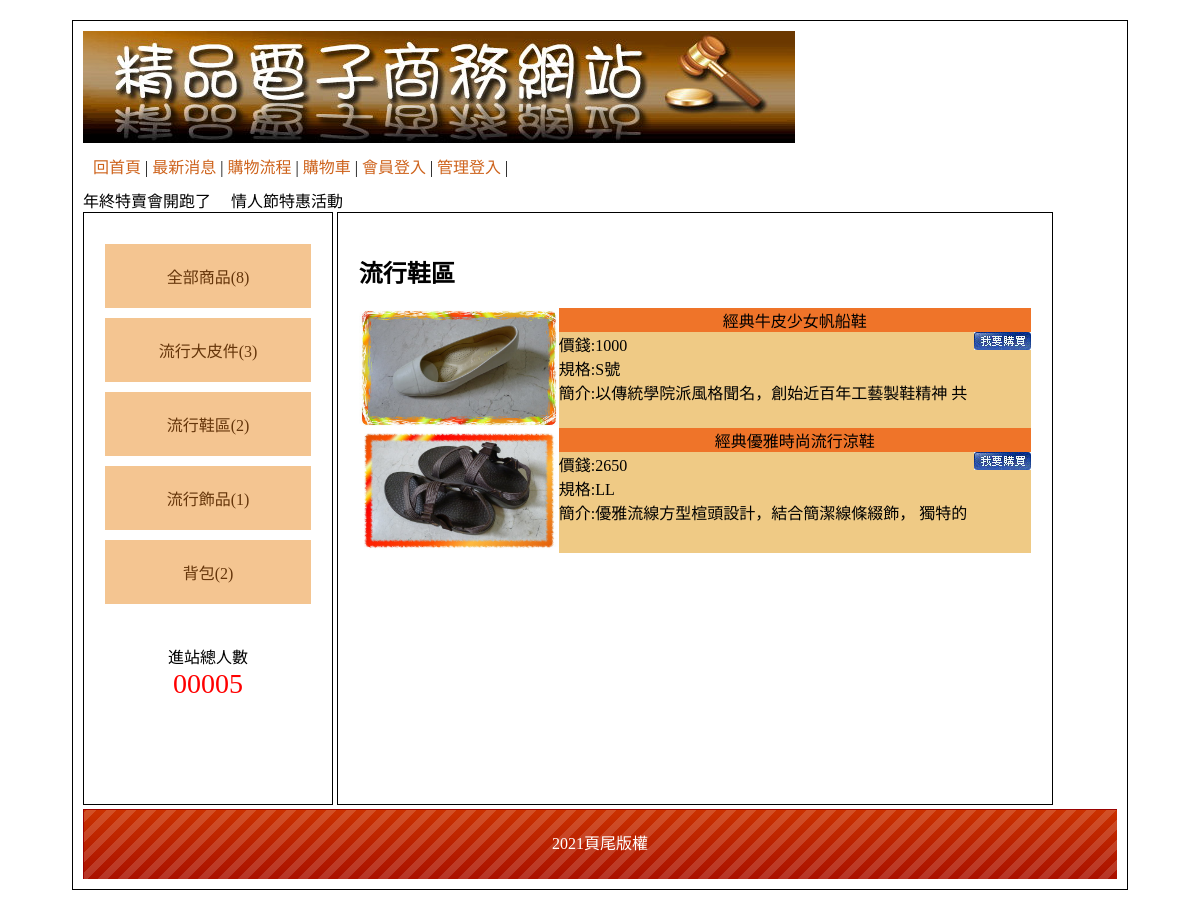
Page /?big=2 on the committed database.
### tables this page shows
CREATE TABLE `type` (
  `id` int(11) UNSIGNED NOT NULL,
  `name` text NOT NULL,
  `parent` text NOT NULL
);

CREATE TABLE `goods` (
  `id` int(11) UNSIGNED NOT NULL,
  `num` text NOT NULL,
  `name` text NOT NULL,
  `price` int(11) UNSIGNED NOT NULL,
  `spec` text NOT NULL,
  `quota` int(5) NOT NULL,
  `img` text NOT NULL,
  `intro` text NOT NULL,
  `mid` int(5) UNSIGNED NOT NULL,
  `big` int(5) UNSIGNED NOT NULL,
  `sh` int(1) UNSIGNED NOT NULL
);

CREATE TABLE `bottom` (
  `id` int(11) UNSIGNED NOT NULL,
  `bottom` text NOT NULL
);

### base.php (called while the page is built, shortened)
<?php
$Bottom=new DB('bottom');
$Type=new DB('type');
$Goods=new DB('goods');
class DB{
  protected $table;
  protected $dsn="mysql:host=localhost;dbname=db44;charset=utf8";
  protected $pdo;
  function __construct($table)
  {
  $this->table=$table;
  $this->pdo=new PDO($this->dsn,'root','');
  }
  function all(...$arg){
    $sql="select * from $this->table ";
    if (isset($arg[0])) {
      if (is_array($arg[0])) {
        foreach($arg[0] as $key=>$value){
          $tmp[]=sprintf("`%s`='%s'",$key,$value);
        }
        $sql .=" where ".implode("&&",$tmp);
      }else{
        $sql .=$arg[0];
      }
    }
    return $this->pdo->query($sql)->fetchAll();
  }
  function count(...$arg){
    $sql="select count(*) from $this->table ";
    if (isset($arg[0])) {
      if (is_array($arg[0])) {
        foreach($arg[0] as $key=>$value){
          $tmp[]=sprintf("`%s`='%s'",$key,$value);
        }
        $sql .=" where ".implode("&&",$tmp);
      }else{
        $sql .=$arg[0];
      }
    }
    return $this->pdo->query($sql)->fetchColumn();
  }
  function find($id){
    $sql="select * from $this->table ";
      if (is_array($id)) {
        foreach($id as $key=>$value){
          $tmp[]=sprintf("`%s`='%s'",$key,$value);
        }
        $sql .=" where ".implode("&&",$tmp);
      }else{
        $sql .=" where `id`='$id' ";
      }
    return $this->pdo->query($sql)->fetch(PDO::FETCH_ASSOC);
  }
}
?>

### index.php (the view, shortened to what this page needs)
<?php
include_once "base.php";
?>
<!DOCTYPE html PUBLIC "-//W3C//DTD XHTML 1.0 Transitional//EN" "http://www.w3.org/TR/xhtml1/DTD/xhtml1-transitional.dtd">
<html xmlns="http://www.w3.org/1999/xhtml">
<head>
        <link href="css/css.css" rel="stylesheet" type="text/css">
</head>
<body>
        <div id="main">
                <div id="top">
                        <a href="index.php">
                                <img src="img/0416.jpg">
                        </a>
                        <div style="padding:10px;">
                                <a href="index.php">回首頁</a> |
                                <a href="index.php?do=news">最新消息</a> |
                                <a href="index.php?do=look">購物流程</a> |
                                <a href="index.php?do=buycart">購物車</a> |
                                <?php if (empty($_SESSION['mem'])) { ?>
                                        <a href="index.php?do=login">會員登入</a> |
                                <?php
                                } else {
                                ?>
                                        <a href="javascript:lof('api/logout.php?do=mem')">登出</a> |
                                <?php
                                }
                                ?>
                                <?php if (empty($_SESSION['admin'])) {
                                ?>
                                        <a href="index.php?do=admin">管理登入</a> |
                                <?php
                                } else {
                                ?>
                                        <a href="backend.php">返回管理</a> |
                                <?php
                                }
                                ?>
                        </div>
                        <marquee>年終特賣會開跑了 &nbsp; &nbsp;&nbsp;情人節特惠活動</marquee>
                </div>
                <div id="left" class="ct">
                        <div style="min-height:400px;">
                                <a href="?">全部商品(<?= $Goods->count(); ?>)</a>
                                <?php
                                $bigs = $Type->all(['parent' => 0]);
                                foreach ($bigs as $big) {
                                ?>
                                        <div class='ww'>
                                                <a href="?big=<?= $big['id']; ?>"><?= $big['name']; ?>(<?= $Goods->count(['big' => $big['id']]); ?>)</a>
                                                <?php
                                                $mids = $Type->all(['parent' => $big['id']]);
                                                if (count($mids) > 0) {
                                                        foreach ($mids as $mid) {
                                                ?>
                                                                <a class="bb" href="?big=<?= $big['id']; ?>&mid=<?= $mid['id']; ?>"><?= $mid['name']; ?> (<?= $Goods->count(['mid' => $mid['id']]); ?>)</a>
                                        <?php
                                                        }
                                                }
                                                echo "</div>";
                                        }
                                        ?>
                                        </div>
                                        <span>
                                                <div>進站總人數</div>
                                                <div style="color:#f00; font-size:28px;">
                                                        00005 </div>
                                        </span>
                        </div>
                        <div id="right">
                                <?php
                                $do = $_GET['do'] ?? 'main';
                                $file = "front/" . $do . ".php";
                                if (file_exists($file)) {
                                        include $file;
                                } else {
                                        echo "檔案不存在";
                                }
                                ?>
                        </div>
                        <div id="bottom" style="line-height:70px;background:url(icon/bot.png); color:#FFF;" class="ct">
                                <?= $Bottom->find(1)['bottom']; ?> </div>
                </div>
</body>
</html>

### front/main.php
<?php
if (isset($_GET['big']) && isset($_GET['mid'])) {
  $nav = $Type->find($_GET['big'])['name'] . ">" . $Type->find($_GET['mid'])['name'];
  $goods = $Goods->all(['mid' => $_GET['mid'], 'sh' => 1]);
} elseif (isset($_GET['big'])) {
  $nav = $Type->find($_GET['big'])['name'];
  $goods = $Goods->all(['big' => $_GET['big'], 'sh' => 1]);
} else {
  $nav = "全部商品";
  $goods = $Goods->all(['sh' => 1]);
}
?>
<h2><?= $nav; ?></h2>
<?php
foreach ($goods as $g) {
?>
  <div class="pp" style="display: flex;">
    <div>
      <a href="?do=detail&id=<?= $g['id']; ?>"><img src="img/<?= $g['img']; ?>" style="width: 200px;"></a>
    </div>
    <div style="width: 100%;">
      <div class="tt ct"><?= $g['name']; ?></div>
      <div>價錢:<?= $g['price']; ?>
        <a style="float: right;" href="?do=buycart&goods=<?= $g['id']; ?>&qt=1"><img src="icon/0402.jpg"></a>
      </div>
      <div>規格:<?= $g['spec']; ?></div>
      <div>簡介:<?= mb_substr($g['intro'], 0, 25, 'utf8'); ?></div>
    </div>
  </div>
<?php
}
?>

### css/css.css (style rules this page uses)
body { font-family:"微軟正黑體"; }
#main { width:1034px; padding:10px; margin:20px auto 20px auto; border:#000 solid 1px; min-height:768px; }
#top a { color:#CE631C; text-decoration:none; }
#left { display:inline-block; width:20%; padding:2%; min-height:550px; vertical-align:top; border:#000 1px solid; }
#left a { display:block; padding:20px 5px 20px 5px; text-decoration:none; background:#F4C591; margin:10px auto 10px auto; color:#65350A; }
.ct { text-align:center; }
#right { display:inline-block; width:65%; padding:2%; height:550px; border:#000 1px solid; overflow: auto; }
#bottom { height:70px; background:url(icon/bot.png); background-size:cover; }
.tt { background:#EF7429; }
.pp { background:#EFCA85; }

### rows in the picture
type: name "流行大皮件", count "3"
type: name "流行鞋區", id "2"
type: name "流行飾品", count "1"
type: name "背包", count "2"
goods: img (picture), name "經典牛皮少女帆船鞋", price "1000", spec "S號", intro "以傳統學院派風格聞名，創始近百年工藝製鞋精神 共"
goods: img (picture), name "經典優雅時尚流行涼鞋", price "2650", spec "LL", intro "優雅流線方型楦頭設計，結合簡潔線條綴飾， 獨特的"
bottom: bottom "2021頁尾版權"

### other values in the picture
$Goods->count() "8"
$nav "流行鞋區"
